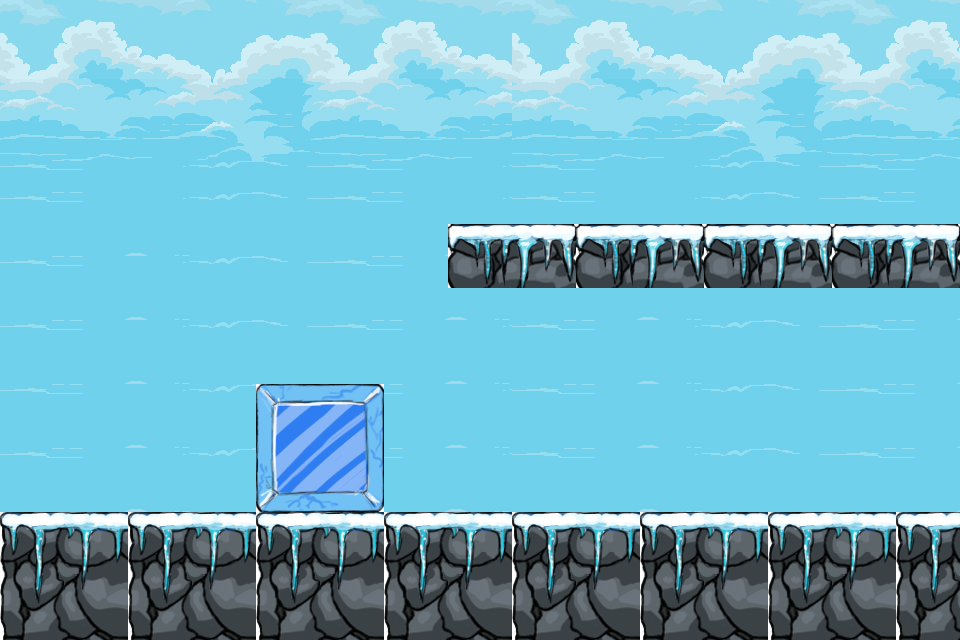

A level layout from a 2D game, rendered from its tile map. Below: a short description, then the map file with tile-grid data replaced by summaries:
An orthogonal 30x20 tile map with 32x32 px tiles, 1 tile layer (Tile Layer 1), 4 tilesets.

<map version="1.0" tiledversion="1.1.5" orientation="orthogonal" renderorder="right-down" width="30" height="20" tilewidth="32" tileheight="32" infinite="0" nextobjectid="1">
 <tileset firstgid="1" source="ground1.tsx" />
 <tileset firstgid="17" source="back.tsx" />
 <tileset firstgid="273" source="ice.tsx" />
 <tileset firstgid="289" source="ground0.tsx" />
 <layer name="Tile Layer 1" width="30" height="20">
  <data>[600 cells, 600 non-empty, 152 distinct tile ids]</data>
 </layer>
</map>